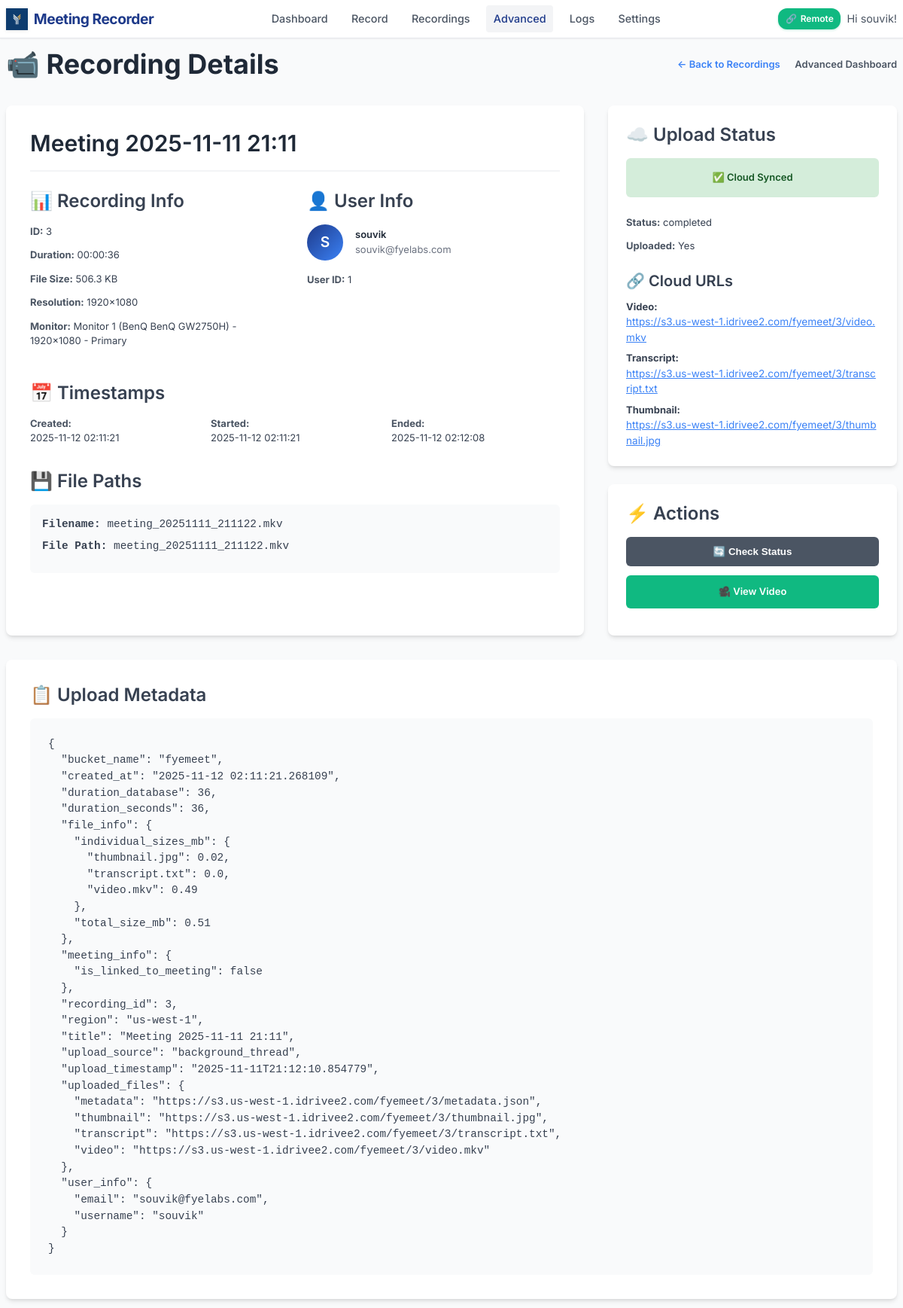
/admin/recording/3 (signed in), run on an earlier commit of the app's database.
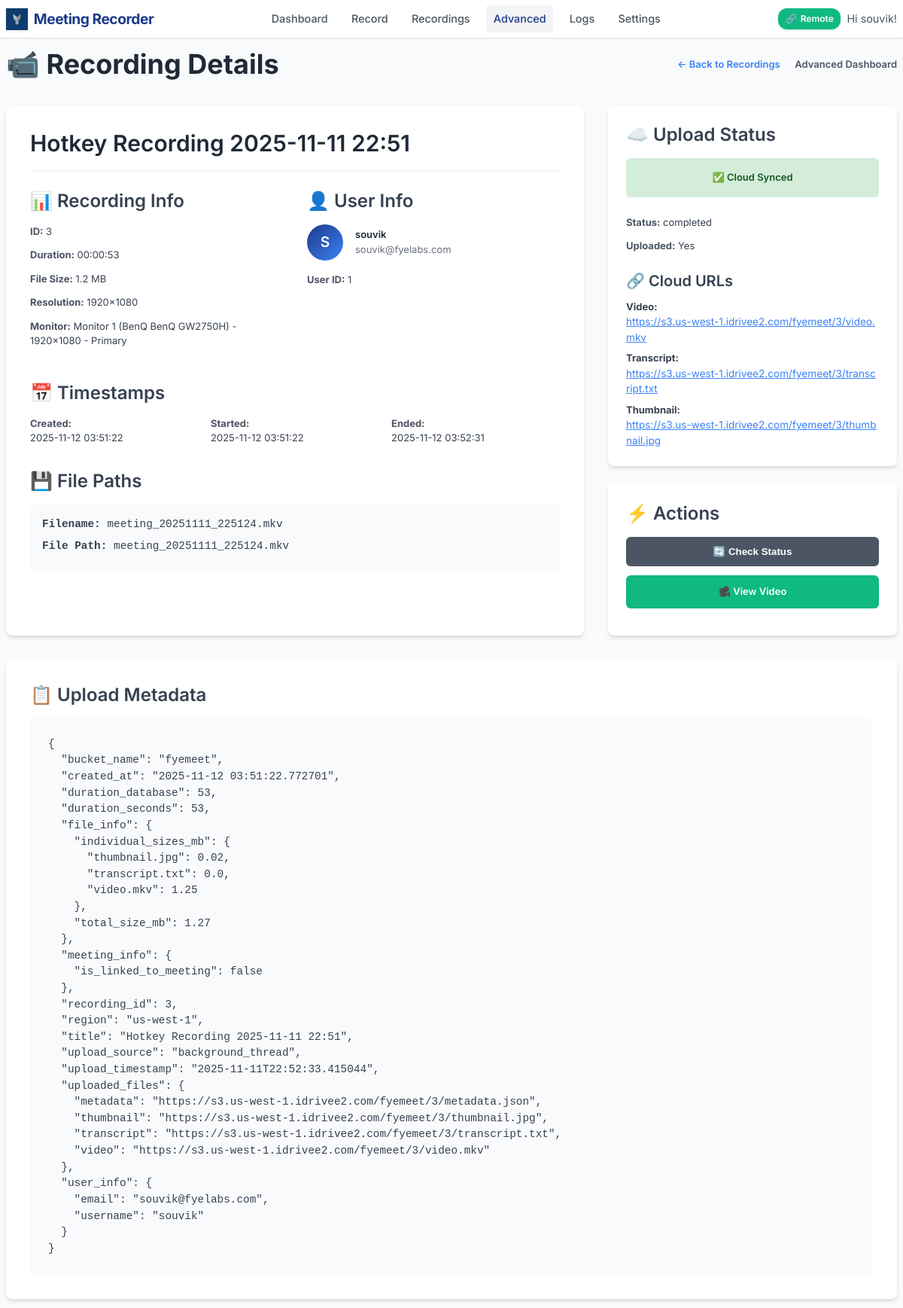
And on a later commit of the database.
### models.py (models this page shows, shortened)
class Recording(db.Model):
    id = db.Column(db.Integer, primary_key=True)
    title = db.Column(db.String(200), nullable=False)
    filename = db.Column(db.String(255), nullable=False)
    file_path = db.Column(db.String(500), nullable=False)
    file_size = db.Column(db.BigInteger, default=0)  # in bytes
    duration = db.Column(db.Integer, default=0)  # in seconds
    created_at = db.Column(db.DateTime, default=datetime.utcnow)
    started_at = db.Column(db.DateTime)
    ended_at = db.Column(db.DateTime)
    monitor_name = db.Column(db.String(200))
    resolution = db.Column(db.String(50))  # e.g., "1920x1080"
    uploaded = db.Column(db.Boolean, default=False)
    upload_url = db.Column(db.String(500))  # Legacy field - kept for compatibility
    video_url = db.Column(db.String(500))
    transcript_url = db.Column(db.String(500))
    thumbnail_url = db.Column(db.String(500))
    upload_status = db.Column(db.String(50), default='pending')  # pending, uploading, completed, failed
    upload_metadata = db.Column(db.Text)  # JSON metadata from upload
    user_id = db.Column(db.Integer, db.ForeignKey('user.id'), nullable=False)
    status = db.Column(db.String(50), default='completed')  # recording, processing, completed, failed

### app.py (the view)
@app.route('/admin/recording/<int:recording_id>')
@login_required
def admin_recording_detail(recording_id):
    try:
        recording = db.session.query(Recording, User).join(User)\
            .filter(Recording.id == recording_id).first_or_404()
        upload_metadata = None
        if recording.Recording.upload_metadata:
            try:
                upload_metadata = json.loads(recording.Recording.upload_metadata)
            except:
                pass
        return render_template('admin/recording_detail.html',
                             recording=recording,
                             upload_metadata=upload_metadata)
    except Exception as e:
        logger.error(f" Admin recording detail error: {e}")
        return f"Database error: {e}", 500

### app.py (called while the page is built)
def format_file_size(size_bytes):
    if not size_bytes:
        return "0 B"
    for unit in ['B', 'KB', 'MB', 'GB']:
        if size_bytes < 1024:
            return f"{size_bytes:.1f} {unit}"
        size_bytes /= 1024
    return f"{size_bytes:.1f} TB"

def format_duration(seconds):
    if not seconds:
        return "00:00:00"
    hours = seconds // 3600
    minutes = (seconds % 3600) // 60
    secs = seconds % 60
    return f"{hours:02d}:{minutes:02d}:{secs:02d}"

@app.context_processor
def utility_processor():
    active_recording = None
    if current_user.is_authenticated:
        global recording_state
        if recording_state.get('active', False):
            recent_recording = Recording.query.filter_by(user_id=current_user.id).order_by(Recording.created_at.desc()).first()
            if recent_recording and recent_recording.status != 'completed':
                active_recording = recent_recording
    return dict(
        format_file_size=format_file_size,
        format_duration=format_duration,
        active_recording=active_recording,
        is_remote_recording_enabled=is_remote_recording_enabled
    )

### templates/admin/recording_detail.html (shortened to what the changed rows need)
{% extends "base.html" %}
{% block content %}
<div style="display: flex; justify-content: space-between; align-items: center; margin-bottom: 2rem;">
    <h1 style="color: var(--gray-800); margin: 0;">📹 Recording Details</h1>
</div>
<div style="display: grid; grid-template-columns: 2fr 1fr; gap: 2rem;">
    <div style="background: white; padding: 2rem; border-radius: 8px; box-shadow: var(--shadow-md);">
        <h2 style="color: var(--gray-800); margin-bottom: 1.5rem; border-bottom: 2px solid var(--gray-100); padding-bottom: 1rem;">
            {{ recording.Recording.title }}
        </h2>
        <div style="display: grid; grid-template-columns: 1fr 1fr; gap: 2rem; margin-bottom: 2rem;">
            <div>
                <div style="space-y: 0.75rem;">
                    <div style="margin-bottom: 0.75rem;">
                        <strong style="color: var(--gray-600);">ID:</strong> {{ recording.Recording.id }}
                    </div>
                    <div style="margin-bottom: 0.75rem;">
                        <strong style="color: var(--gray-600);">Duration:</strong> {{ format_duration(recording.Recording.duration) }}
                    </div>
                    <div style="margin-bottom: 0.75rem;">
                        <strong style="color: var(--gray-600);">File Size:</strong> {{ format_file_size(recording.Recording.file_size) }}
                    </div>
                    <div style="margin-bottom: 0.75rem;">
                        <strong style="color: var(--gray-600);">Resolution:</strong> {{ recording.Recording.resolution or 'N/A' }}
                    </div>
                    <div style="margin-bottom: 0.75rem;">
                        <strong style="color: var(--gray-600);">Monitor:</strong> {{ recording.Recording.monitor_name or 'N/A' }}
                    </div>
                </div>
            </div>
            <div>
            </div>
        </div>
        <div style="margin-bottom: 2rem;">
            <h3 style="color: var(--gray-700); margin-bottom: 1rem;">📅 Timestamps</h3>
            <div style="display: grid; grid-template-columns: 1fr 1fr 1fr; gap: 1rem;">
                <div>
                    <strong style="color: var(--gray-600);">Created:</strong><br>
                    <span style="color: var(--gray-700);">
                        {{ recording.Recording.created_at.strftime('%Y-%m-%d %H:%M:%S') if recording.Recording.created_at else 'N/A' }}
                    </span>
                </div>
                <div>
                    <strong style="color: var(--gray-600);">Started:</strong><br>
                    <span style="color: var(--gray-700);">
                        {{ recording.Recording.started_at.strftime('%Y-%m-%d %H:%M:%S') if recording.Recording.started_at else 'N/A' }}
                    </span>
                </div>
                <div>
                    <strong style="color: var(--gray-600);">Ended:</strong><br>
                    <span style="color: var(--gray-700);">
                        {{ recording.Recording.ended_at.strftime('%Y-%m-%d %H:%M:%S') if recording.Recording.ended_at else 'N/A' }}
                    </span>
                </div>
            </div>
        </div>
        <div>
            <h3 style="color: var(--gray-700); margin-bottom: 1rem;">💾 File Paths</h3>
            <div style="background: var(--gray-50); padding: 1rem; border-radius: 6px; font-family: monospace; font-size: 0.9rem;">
                <div style="margin-bottom: 0.5rem;">
                    <strong>Filename:</strong> {{ recording.Recording.filename or 'N/A' }}
                </div>
                <div style="margin-bottom: 0.5rem;">
                    <strong>File Path:</strong> {{ recording.Recording.file_path or 'N/A' }}
                </div>
            </div>
        </div>
    </div>
    <div>
        <div style="background: white; padding: 1.5rem; border-radius: 8px; box-shadow: var(--shadow-md); margin-bottom: 1.5rem;">
            <div style="space-y: 0.75rem;">
                <div style="margin-bottom: 0.75rem;">
                    <strong style="color: var(--gray-600);">Status:</strong> {{ recording.Recording.upload_status or 'pending' }}
                </div>
                <div style="margin-bottom: 0.75rem;">
                    <strong style="color: var(--gray-600);">Uploaded:</strong> {{ 'Yes' if recording.Recording.uploaded else 'No' }}
                </div>
            </div>
            {% if recording.Recording.video_url or recording.Recording.transcript_url or recording.Recording.thumbnail_url %}
            <div style="margin-top: 1.5rem;">
                {% if recording.Recording.video_url %}
                <div style="margin-bottom: 0.5rem;">
                    <strong>Video:</strong><br>
                    <a href="{{ recording.Recording.video_url }}" target="_blank" style="color: var(--secondary-blue); word-break: break-all; font-size: 0.85rem;">
                        {{ recording.Recording.video_url }}
                    </a>
                </div>
                {% endif %}
                {% if recording.Recording.transcript_url %}
                <div style="margin-bottom: 0.5rem;">
                    <strong>Transcript:</strong><br>
                    <a href="{{ recording.Recording.transcript_url }}" target="_blank" style="color: var(--secondary-blue); word-break: break-all; font-size: 0.85rem;">
                        {{ recording.Recording.transcript_url }}
                    </a>
                </div>
                {% endif %}
                {% if recording.Recording.thumbnail_url %}
                <div>
                    <strong>Thumbnail:</strong><br>
                    <a href="{{ recording.Recording.thumbnail_url }}" target="_blank" style="color: var(--secondary-blue); word-break: break-all; font-size: 0.85rem;">
                        {{ recording.Recording.thumbnail_url }}
                    </a>
                </div>
                {% endif %}
            </div>
            {% endif %}
        </div>
    </div>
</div>
{% if upload_metadata %}
<div style="background: white; padding: 2rem; border-radius: 8px; box-shadow: var(--shadow-md); margin-top: 2rem;">
    <h3 style="color: var(--gray-700); margin-bottom: 1rem;">📋 Upload Metadata</h3>
    <pre style="background: var(--gray-50); padding: 1.5rem; border-radius: 6px; overflow-x: auto; font-size: 0.9rem; color: var(--gray-700);">{{ upload_metadata | tojson(indent=2) }}</pre>
</div>
{% endif %}
{% endblock %}

What changed in the data, as far as the page shows it:
changed Recording "https://s3.us-west-1.idrivee2.com/fyemeet/3/video.mkv": Recording "Meeting 2025-11-11 21:11" → "Hotkey Recording 2025-11-11 22:51"; duration "00:00:36" → "00:00:53"; file_size "506.3 KB" → "1.2 MB"; Recording.created_at "2025-11-12 02:11:21" → "2025-11-12 03:51:22"; Recording.started_at "2025-11-12 02:11:21" → "2025-11-12 03:51:22"; Recording.ended_at "2025-11-12 02:12:08" → "2025-11-12 03:52:31"; Recording "meeting_20251111_211122.mkv" → "meeting_20251111_225124.mkv"
Also different on the page:
{{ upload_metadata | tojson(indent=2) }}: "…\"bucket_name\": \"fyemeet\", \"created_at\": \"2025-11-12 02:11:21.268109\", \"duration_database\": 36, \"duration_seconds\": 36, \"file_info\": { \"individual_sizes_mb\": { \"thumbnail.jpg\": 0.02, \"transcript.txt\": 0.0, \"video.mkv\": 0.49 }, \"total_size_mb\": 0.51 }, \"meeting_info\": { \"is_linked_to_meeting\": false }, \"recording_id\": 3, \"region\": \"us-west-1\", \"title\": \"Meeting 2025-11-11 21:11\", \"upload_source\": \"background_thread\", \"upload_timestamp\": \"2025-11-11T21:12:10.854779\", \"uploaded_files\": { \"metadata\": \"https://s3.us-west-1.idrivee2.com/fyemeet/3/metadata.json\",…" → "…\"bucket_name\": \"fyemeet\", \"created_at\": \"2025-11-12 03:51:22.772701\", \"duration_database\": 53, \"duration_seconds\": 53, \"file_info\": { \"individual_sizes_mb\": { \"thumbnail.jpg\": 0.02, \"transcript.txt\": 0.0, \"video.mkv\": 1.25 }, \"total_size_mb\": 1.27 }, \"meeting_info\": { \"is_linked_to_meeting\": false }, \"recording_id\": 3, \"region\": \"us-west-1\", \"title\": \"Hotkey Recording 2025-11-11 22:51\", \"upload_source\": \"background_thread\", \"upload_timestamp\": \"2025-11-11T22:52:33.415044\", \"uploaded_files\": { \"metadata\": \"https://s3.us-west-1.idrivee2.com/fyemeet/3/metadata.json\",…"
